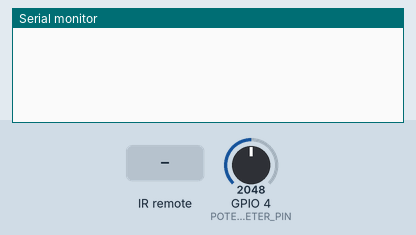
Bench run of a sketch on a simulated ESP32. Parts: the last lines printed to the serial monitor. The test bench sets the inputs (shaded band); at power-on: GPIO 4 (POTENTIOMETER_PIN) = 2048. The audio player accepts every command and is not drawn.

Above: at 1.7 s.
1.8 s: infrared code 0x1 received
At 2.9 s:
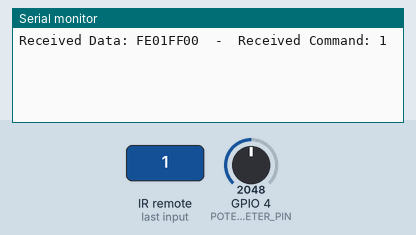
3.3 s: infrared code 0x2 received
At 4.0 s:
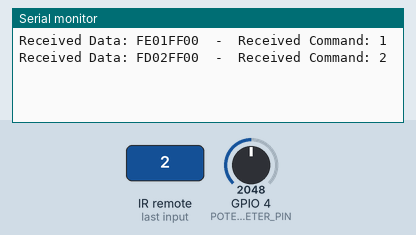
4.8 s: infrared code 0x3 received
At 5.2 s:
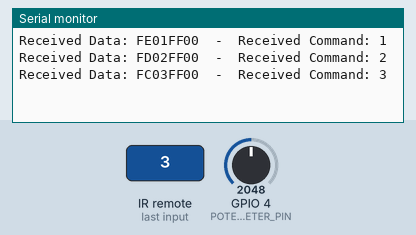

Measured:
- after the input at 1.8 s, the serial monitor: prints a new line at once (image 1)
- after the input at 3.3 s, the serial monitor: prints a new line at once (image 2)
- after the input at 4.8 s, the serial monitor: prints a new line at once (image 3)

The sketch:

RemoteControl_MP3Player.ino
```cpp
/*****************************************************************************************************************************
**********************************    Author  : Ehab Magdy Abdullah                      *************************************
**********************************    Linkedin: https://www.linkedin.com/in/ehabmagdyy/  *************************************
**********************************    Youtube : https://www.youtube.com/@EhabMagdyy      *************************************
******************************************************************************************************************************/

#include "SoftwareSerial.h"
#include "DFRobotDFPlayerMini.h"
#include <IRremote.hpp>

#define IR_RECEIVER_PIN         22
#define MP3_TX_PIN              17
#define MP3_RX_PIN              16
#define POTENTIOMETER_PIN       4

#define NO_OF_AUDIO             4

unsigned char audioNumber = 1;
unsigned char isPaused = 0;
unsigned int ADCReadCounter = 0;
unsigned int analogValue = 0;
unsigned char volume = 0;

SoftwareSerial softwareSerial(MP3_RX_PIN, MP3_TX_PIN);

DFRobotDFPlayerMini player;

void setup()
{
    Serial.begin(115200);
    softwareSerial.begin(9600);
    player.begin(softwareSerial);
    IrReceiver.begin(IR_RECEIVER_PIN, ENABLE_LED_FEEDBACK);   // Start IR Receiver, Enable IRreceiver led
    player.volume(20);
    player.play(1);
}

void loop()
{
    ADCReadCounter++;
    /* Reading Potentiometer analog value to set the volume */
    if(ADCReadCounter > 1000)
    {
        analogValue = analogRead(POTENTIOMETER_PIN);
        volume = map(analogValue, 0, 4095, 0, 30);      /* Speed Range: 0 -> 30 */
        player.volume(volume);
        ADCReadCounter = 0;
    }
    /* if current played audio is finished, play it again */
    if(DFPlayerPlayFinished == player.readType())
    {
        player.play(audioNumber);
    }

    if (IrReceiver.decode())        // Check if there is a received code
    {
        Serial.print("Received Data: ");
        Serial.print(IrReceiver.decodedIRData.decodedRawData, HEX);  // Print Received code on Serial Monitor in Hexadecimal
        Serial.print("  -  Received Command: ");
        Serial.println(IrReceiver.decodedIRData.command, HEX);  // Print Received command on Serial Monitor in Hexadecimal

        /* play the next audio */
        if(IrReceiver.decodedIRData.command == 0x1){        // if you press a button with command number '1'
            /* You can use the function player.previous(). i used this to play just 4 specific audios from SD card */
            audioNumber = ((audioNumber + 1) > NO_OF_AUDIO)? 1 : (audioNumber + 1);
            player.play(audioNumber);
        }

        /* Pause/Resume next audio */
        else if(IrReceiver.decodedIRData.command == 0x2){   // if you press a button with command number '2'
            if(isPaused)
            {
                player.start();
                isPaused = 0;
            }
            else
            {
                player.pause();
                isPaused = 1;
            }
        }

        /* play the previous audio */
        else if(IrReceiver.decodedIRData.command == 0x3){   // if you press a button with command number '3'
            /* You can use the function player.previous(). i used this to play just 43 specific audios from SD card */
            audioNumber = ((audioNumber - 1) == 0)? NO_OF_AUDIO : (audioNumber - 1);
            player.play(audioNumber);
        }

        delay(1000);
        IrReceiver.resume();       // Enable receiving of the next value
        ADCReadCounter = 1001;
    }
}
```
